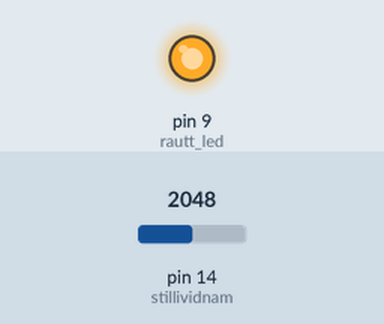
The program below on a simulated MicroPython board. Shown: output pins drawn as LEDs (lit = HIGH). Dashed ring = blinking. The inputs (shaded band) are chosen by the test bench; at power-on: pin 14 (stillividnam) = 2048 (analog values on the 0–4095 scale).

Above: at 1.2 s.
1.3 s: pin 14 (stillividnam) set to 491
At 1.59 s:
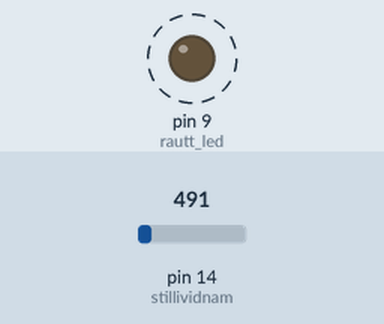
4.4 s: pin 14 (stillividnam) set to 0
At 4.51 s:
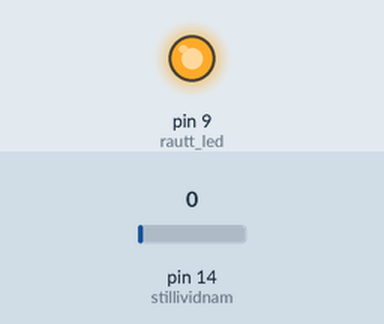
Timing chart, 0 to 5.1 s (numbered marks = the images above; inputs shaded):
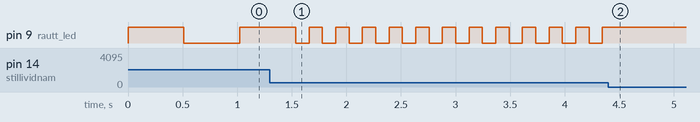

Measured:
- after the input at 1.3 s, pin 9 (rautt_led): alternates HIGH for 0.12 s and LOW for 0.12 s, starting after 0.36 s
- after the input at 4.4 s, pin 9 (rautt_led): stops changing and stays HIGH

The program:

V_3_5.py
```python
from machine import Pin, ADC # Importa Pin og ADC
from time import sleep_ms # Importa sleep_ms

# Stilli pinna 14 sem stillividnam
stillividnam = ADC(Pin(14), atten=ADC.ATTN_11DB) # Pinni 14 skilgr. sem inntakspinni (hliðrænn)

# Skilgreini rauðu peruna
rautt_led = Pin(9, Pin.OUT) # Rauða led peran í pinna 9

# Bilið á blikkinu
blikk_rate = 0 # Skilgreini blikk_rate


# Endlausa lúppan
while True:
    # Les stöðuna i breytuna
    stillividnam_stada = stillividnam.read()

    # Ég fann út að stilliviðnám gefur gildi frá 0 upp i 4095 þannig ég deildi bara með 4
    blikk_rate = int(stillividnam_stada / 4)

    # Toggla rauðu peruna af og a með þessari línu
    rautt_led.value(not rautt_led.value())

    # Stilli sleep_ms af blikk_rate
    sleep_ms(blikk_rate)
    
```
